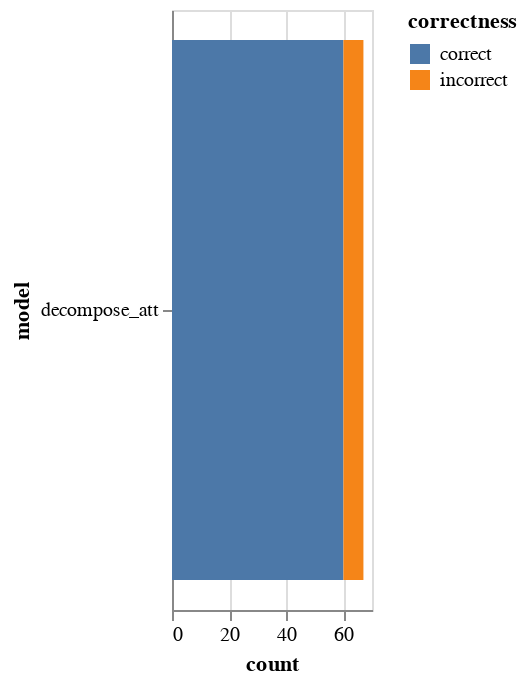

Source (notebook cell):
### Markdown cell above
## Attributes and Groups defined with customized functions

As we've seen, pne way to extend the DSL/attribute/group is to register new primitive functions and allow them to be recognized when we parse string `cmd`s. 

However, when the extractor/filtering function is unique enought that you would prefer not to reuse it, it's also possible to override `cmd` with a function that directly takes an `instance` as an input. Here, we create exactly the same group as before, with a raw function:

### Code cell
def large_diff_length_func(instance, **kwargs):
    premise = instance.get_entry('premise')
    hypothesis = instance.get_entry('hypothesis')
    if premise and hypothesis:
        delta_length = len(premise.doc) - len(hypothesis.doc)
        return abs(delta_length) > 5 
    return False

group = Group.create(
    name="large_diff_length_from_func",
    description="The input length is very different.",
    cmd=large_diff_length_func,
)
group.visualize_models(models=["decompose_att"])

### Figure 1 — Vega-Lite specification as saved in the notebook (floating-point values rounded to 4 significant figures)
{"$schema": "https://vega.github.io/schema/vega-lite/v3.2.1.json", "config": {"mark": {"tooltip": null}, "view": {"height": 300, "width": 400}}, "data": {"name": "data-e3704b0d6188ef694e5100b9e56f0c30"}, "datasets": {"data-e3704b0d6188ef694e5100b9e56f0c30": [{"correctness": "correct", "count": 60, "model": "decompose_att"}, {"correctness": "incorrect", "count": 7, "model": "decompose_att"}]}, "encoding": {"color": {"field": "correctness", "scale": {"domain": ["correct", "incorrect"]}, "type": "nominal"}, "tooltip": [{"field": "model", "type": "nominal"}, {"field": "count", "type": "quantitative"}, {"field": "correctness", "type": "nominal"}], "x": {"field": "count", "stack": "zero", "type": "quantitative"}, "y": {"field": "model", "type": "nominal"}}, "mark": "bar", "width": 100}
